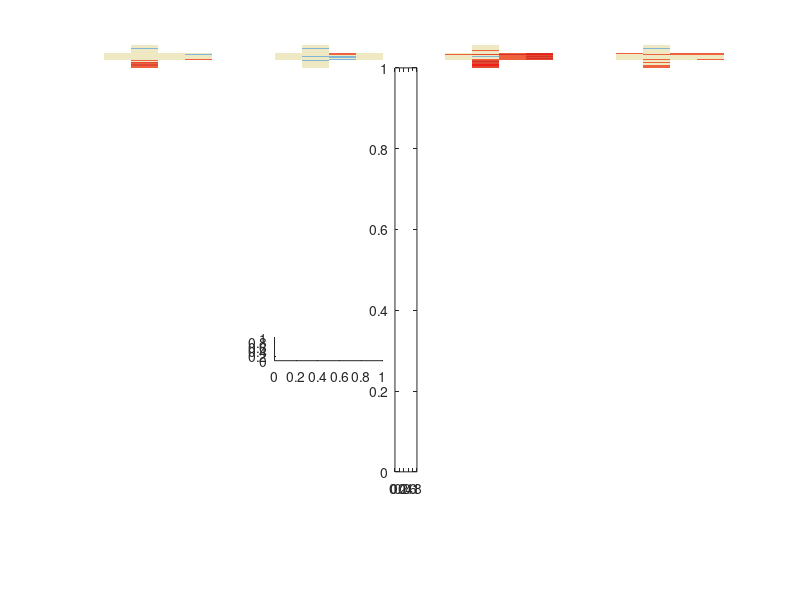

MATLAB code to generate this figure: (Note: this script raises an error after producing the figure.)
% function buildCrossPlots()

set(0,'DefaultFigureVisible','on');
set(0,'defaultfigurecolor',[1 1 1])

%Load datasets
load('differentialExpressionData/erl_de.mat')
load('differentialExpressionData/lap_de.mat')
load('differentialExpressionData/sun_de.mat')
load('differentialExpressionData/sor_de.mat')
load('differentialExpressionData/ensembleids_de.mat')

%Combine datasets into single array
%Contains expression information for all differentially expressed genes,
%all condiditions
data = [erl_de,lap_de,sor_de,sun_de];

%load indices for ensemble ids for genes of interest
%These need to be generated for every dataset being plotted
load('clusterGeneIndex.mat')


%Cluster indices to plot
%Already have clusters identified from previous g-means run
clusters = 1:13;

%Pull gene expression using saved index
%Separate out dose and time conditions
clusteredData = data(clusterGeneIndex,:)';

%Create cell aray with one array for each cluster,
%containing top 20 genes at all 24 conditions
% Now using all data, not creating separte cell arrays for dose and time

data_cell = cell(1,13);
j = 1;
for i = 1:13
    data_cell{i} = clusteredData(:,j:j+19);
    j = j+20;
end

%Combine Clusters 2 and 7 because both are enriched for the same GO Term:
%Mitotic Cell Cycle
combinedCell = [data_cell{2}(:,1:10) data_cell{7}(:,1:10)];
data_cell{2} = combinedCell;
data_cell = [data_cell(1:6) data_cell(8:end)];

j=1;
%loop through all identified clusters 
for i = 1:12%length(clusters)

    %Split out data columns relevant to each drug for individual plotting
    erl = data_cell{clusters(i)}(1:6,:);
    lap = data_cell{clusters(i)}(7:12,:);
    sor = data_cell{clusters(i)}(13:18,:);
    sun = data_cell{clusters(i)}(19:24,:);
    
    %For plotting
    %Create new custom heatmap (blue - beige - orange, 9 colors)
%     newmap = [69,117,180;88,140,191;128,183,214;174,218,233;239, 233, 195;249,151,86;238,98,62;226,73,50;215,48,39];
%     newmap = newmap./255;
    
    %New darker version
    newmap = [45,90,210;69,117,180;88,140,191;128,183,214;239, 233, 195;238,98,62;226,73,50;215,48,39;240,30,25];
    newmap = newmap./255;

    %%%%%%%%%%%%%%%%%
    %%% Erlotinib %%%
    %%%%%%%%%%%%%%%%%
    
    %This can be left alone if number of genes (20) and conditions (6)
    %remains consistent. Must customize if these change 
    
    %Build array for plotting drug. Inf values will appear as white,
    %matching background. Cross of actual data will be colored
    erl_cross_array = inf(4,60);
    erl_cross_array(2,1:20) = erl(6,:);
    erl_cross_array(:,21:40) = erl(2:5,:);
    erl_cross_array(2,41:60) = erl(1,:);
    erl_cross_array(3,1:20) = 0;
    erl_cross_array(3,40:60) = 0;    
     
   %Create new figure object at first cluster. Will be reused for each additional cluster subplots 
   if j == 1
        figure('Units','centimeters', 'Position', [100, 100, 15.325, 100.031]);
   end
   
   %Add row and column of zeros for account for surf bug cutting off a row
   erl_cross_array(end+1,:) = 0;
   erl_cross_array(:,end+1) = 0;
   
   %Create a subplot for each cross with 4 columns and 13 rows (7 clusters x 4 drugx = 52 subplots)
   %This is figure-specific and can be altered for a different layout
   %Removing subplot calls and instead using 'figure' call for every plot
   %will generate a separate plot for each cross
   
   subplot(12,4,j);
   
   %Plot cross
   h=surf(erl_cross_array');
   %remove black mesh from plot
   set(h,'edgecolor','none')
   %remove x and y axis
   axis off
   %choose which colormap to use
   colormap(newmap)
   %convert 3d plot to 2d
   view(2)
   %set color scale
   caxis([-5.265 5.265]); 
   grid off
   
   %For first cluster (first row) add name of drug as title
%    if i == 1
%        title('Erlotinib','Fontname','Arial','FontWeight','Bold','Fontsize',7)
%    end
   
   %Plot axes labels
   %Only plot y labels on first column
   %Only plot x labels on bottom row
   xticklabels={'6 h','24 h','72 h','168 h'};
   yticklabels={'10 \muM','3 \muM','1 \muM'};
   if any(j==25:28)
       set(gca,'XLim',[1 5],'XTick',1.5:2:4.5,'XTickLabel',xticklabels,'Fontname','Arial','FontWeight','Bold','Fontsize',7)
   else
       set(gca,'XLim',[1 5],'XTick',1.5:4.5,'XTickLabel','')
   end
   
   if any(j==1:4:28)
       set(gca,'YLim',[1 61],'YTick',10:20:50,'YTickLabel',yticklabels,'Fontname','Arial','FontWeight','Bold','Fontsize',7)
   else
       set(gca,'YLim',[1 61],'YTick',10:20:50,'YTickLabel','')
   end
   j=j+1;
    

    %%%%%%%%%%%%%%%%%
    %%% Lapatinib %%%
    %%%%%%%%%%%%%%%%%
    
    %Build array for plotting drug. Inf values will appear as white,
    %matching background. Cross of actual data will be colored
        lap_cross_array = inf(4,60);
        lap_cross_array(2,1:20) = lap(6,:);
        lap_cross_array(:,21:40) = lap(2:5,:);
        lap_cross_array(2,41:60) = lap(1,:);
        lap_cross_array(3,1:20) = 0;
        lap_cross_array(3,40:60) = 0;    
     
    %Add row and column of zeros for account for surf bug cutting off a row
    lap_cross_array(end+1,:) = 0;
    lap_cross_array(:,end+1) = 0;
    
    %Create a subplot for each cross (7 clusters x 4 drugx = 28 subplots)
    subplot(12,4,j);
        
    %Plot cross
    h=surf(lap_cross_array');
    set(h,'edgecolor','none')
    axis off
    colormap(newmap) %Can choose default or custom colormap
    view(2)
    caxis([-5.265 5.265]); 
    grid off
    
    %For first cluster (first row) add name of drug as title
%     if i == 1
%         title('Lapatinib','Fontname','Arial','FontWeight','Bold','Fontsize',7)
%     end
    
    %Plot axes labels
    %Only plot y labels on first column
    %Only plot x labels on bottom row
    xticklabels={'6 h','24 h','72 h','168 h'};
    yticklabels={'10 \muM','3 \muM','1 \muM'};
    if any(j==25:28)
        set(gca,'XLim',[1 5],'XTick',1.5:4.5,'XTickLabel',xticklabels,'Fontname','Arial','FontWeight','Bold','Fontsize',7)
    else
        set(gca,'XLim',[1 5],'XTick',1.5:4.5,'XTickLabel','')
    end
    
    if any(j==1:4:28)
        set(gca,'YLim',[1 61],'YTick',10:20:50,'YTickLabel',yticklabels,'Fontname','Arial','FontWeight','Bold','Fontsize',7)
    else
        set(gca,'YLim',[1 61],'YTick',10:20:50,'YTickLabel','')
    end
     j=j+1;
    

    %%%%%%%%%%%%%%%%%
    %%% Sorafenib %%%
    %%%%%%%%%%%%%%%%%

    %Build array for plotting drug. Inf values will appear as white,
    %matching background. Cross of actual data will be colored    
        sor_cross_array = inf(4,60);
        sor_cross_array(2,1:20) = sor(6,:);
        sor_cross_array(:,21:40) = sor(2:5,:);
        sor_cross_array(2,41:60) = sor(1,:);
        sor_cross_array(3,1:20) = 0;
        sor_cross_array(3,40:60) = 0;    

    
    %Add row and column of zeros for account for surf bug cutting off a row
    sor_cross_array(end+1,:) = 0;
    sor_cross_array(:,end+1) = 0;
    
    %Create a subplot for each cross (7 clusters x 4 drugx = 28 subplots)
    subplot(12,4,j);

    %Plot Cross
    h=surf(sor_cross_array');
    set(h,'edgecolor','none')
    axis off
    colormap(newmap) %Choose default or new colormap
    view(2)
    caxis([-5.265 5.265]); 
    grid off
    
    %For first cluster (first row) add name of drug as title
%     if i == 1
%         title('Sorafenib','Fontname','Arial','FontWeight','Bold','Fontsize',7)
%     end

    %Plot axes labels
    %Only plot y labels on first column
    %Only plot x labels on bottom row
    xticklabels={'6 h','24 h','72 h','168 h'};
    yticklabels={'10 \muM','3 \muM','1 \muM'};
    
    if any(j==25:28)
        set(gca,'XLim',[1 5],'XTick',1.5:4.5,'XTickLabel',xticklabels,'Fontname','Arial','FontWeight','Bold','Fontsize',7)
    else
        set(gca,'XLim',[1 5],'XTick',1.5:4.5,'XTickLabel','')
    end
    
    if any(j==1:4:28)
        set(gca,'YLim',[1 61],'YTick',10:20:50,'YTickLabel',yticklabels,'Fontname','Arial','FontWeight','Bold','Fontsize',7)
    else
        set(gca,'YLim',[1 61],'YTick',10:20:50,'YTickLabel','')
    end
    j=j+1;
    
    
    %%%%%%%%%%%%%%%%%
    %%% Sunitinib %%%
    %%%%%%%%%%%%%%%%%

    %Build array for plotting drug. Inf values will appear as white,
    %matching background. Cross of actual data will be colored 
        sun_cross_array = inf(4,60);
        sun_cross_array(2,1:20) = sun(6,:);
        sun_cross_array(:,21:40) = sun(2:5,:);
        sun_cross_array(2,41:60) = sun(1,:);
        sun_cross_array(3,1:20) = 0;
        sun_cross_array(3,40:60) = 0;    

     
    %Add row and column of zeros for account for surf bug cutting off a row
    %and col
    sun_cross_array(end+1,:) = 0;
    sun_cross_array(:,end+1) = 0;
    
    %Create a subplot for each cross (7 clusters x 4 drugx = 28 subplots)
    subplot(12,4,j);
 
    %Plot cross
    h=surf(sun_cross_array');
    set(h,'edgecolor','none')
    axis off
    colormap(newmap) %Choose default or custom colormap
    view(2)
    caxis([-5.265 5.265]); 
    grid off
    
    %For first cluster (first row) add name of drug as title
%     if i == 1
%         title('Sunitinib','Fontname','Arial','FontWeight','Bold','Fontsize',7)
%     end
    
    %Plot axes labels
    %Only plot y labels on first column
    %Only plot x labels on bottom row
    xticklabels={'6 h','24 h','72 h','168 h'};
    yticklabels={'10 \muM','3 \muM','1 \muM'};
    
    if any(j==25:28)
        set(gca,'XLim',[1 5],'XTick',1.5:4.5,'XTickLabel',xticklabels,'Fontname','Arial','FontWeight','Bold','Fontsize',7)
    else
        set(gca,'XLim',[1 5],'XTick',1.5:4.5,'XTickLabel','')
    end
    
    if any(j==1:4:28)
        set(gca,'YLim',[1 61],'YTick',10:20:50,'YTickLabel',yticklabels,'Fontname','Arial','FontWeight','Bold','Fontsize',7)
    else
        set(gca,'YLim',[1 61],'YTick',10:20:50,'YTickLabel','')
    end
    j=j+1


    %Position color bar for final figure
    hp4 = get(subplot(12,4,30),'Position');
    h=colorbar('Position', [hp4(1)+hp4(3)+0.015  hp4(2)-.175  0.0275  hp4(2)+hp4(3)*2.1]);
    set(h,'Fontname','Arial','FontWeight','Bold','Fontsize',7);
   
end

%Save final figure with all 28 crosses
%Uncomment print command to write to file, will overwrite if there's
%another file already present with same name
%Can change file format from svg to png, etc
fn1 = 'crossPlot12.svg';
print(fn1, '-Painters', '-dsvg','-r600')

    